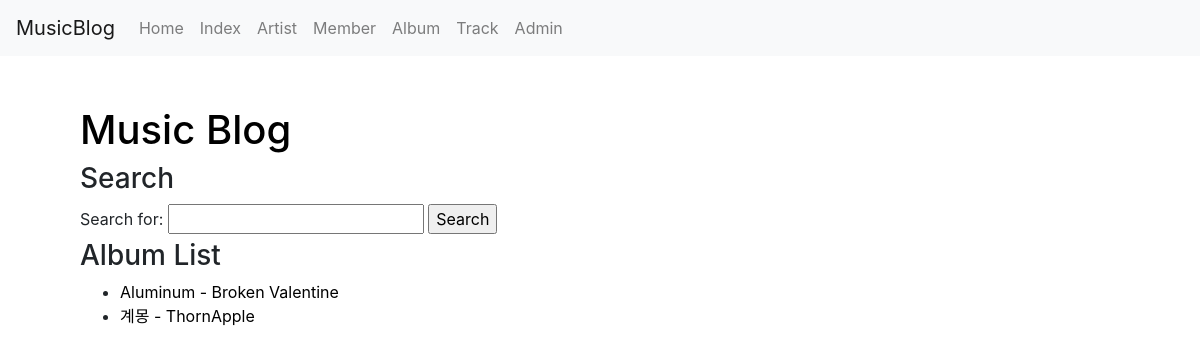
The page /musicblog/album/ on the database as committed earlier.
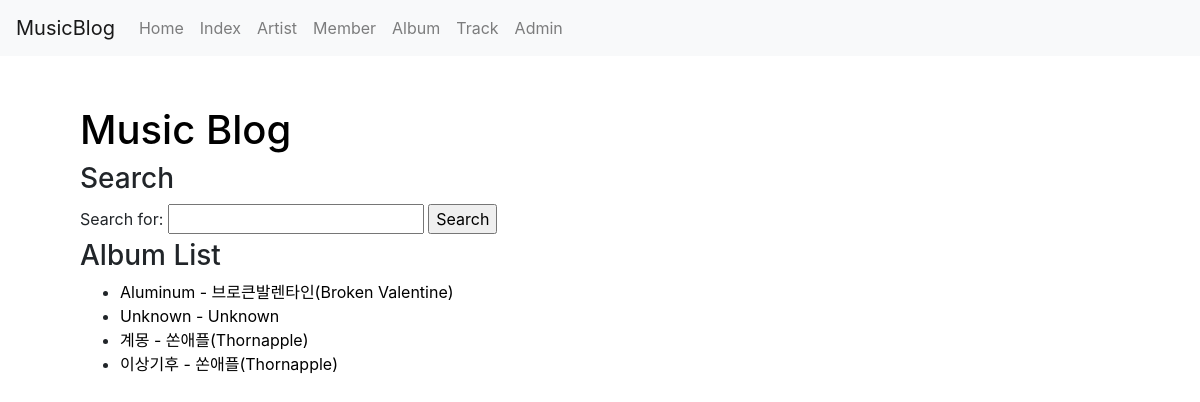
The same page on the database as committed later.
### musicb/models.py (models this page shows, shortened)
class Album(models.Model):
    title = models.CharField(verbose_name='title', null=False, blank=False, max_length=100)
    slug = models.SlugField("Slug", unique=True, allow_unicode=True, help_text='one word for title alias.')
    artist = models.ForeignKey('Artist', on_delete=models.CASCADE)
    on_sale = models.DateField()

class Artist(models.Model):
    name = models.CharField(verbose_name="Name", null=False, blank=False, unique=True, max_length=50)
    slug = models.SlugField("Slug", unique=True, allow_unicode=True, help_text='one word for title alias.') #처음에는 default값 정해주고, admin.py 수정 후에는 지우면 됨 (왜 그럴까 시발)
    company = models.CharField(verbose_name="Company", default="No company", max_length=50, null=True, blank=True)
    debut = models.PositiveIntegerField(default=2020, validators=[MinValueValidator(1900), MaxValueValidator(2021)], null=True, blank=True)
    artist_info = models.TextField(verbose_name='ArtistInfo', default="There is no information.", null=True, blank=True)

### musicb/views.py (the view)
# urls.py: path('album/', views.AlbumLV.as_view(), name='albumview'),
class AlbumLV(ListView):
    def get_queryset(self):
        return Album.objects.order_by('title')
    allow_empty = True

### musicb/templates/musicb/album_list.html (shortened to what this page needs)
{% extends 'musicb/base.html' %}
{% block content %}
    {% include 'musicb/musicblog_base.html' %}
    <h3>Album List</h3>
    {% if object_list %}
        <ul>
            {% for album in object_list %}
                <li><a class='no_linkdecoration' href="{% url 'musicblog:albumview_detail' album.slug %}">{{album.title}} - {{album.artist.name}}</a></li>
            {% endfor %}
        </ul>
    {% else %}
        There is no album.
    {% endif %}
{% endblock %}

### musicb/templates/musicb/base.html (shortened to what this page needs)
{% extends 'home.html' %}

### templates/home.html (shortened to what this page needs)
<!DOCTYPE html>
<html>
    <head>
        <link rel="stylesheet" href="https://stackpath.bootstrapcdn.com/bootstrap/4.5.0/css/bootstrap.min.css">
    </head>
    <body>
        <nav class="navbar navbar-expand-lg navbar-light bg-light">
            <a class="navbar-brand" href="/">MusicBlog</a>
            <div class="collapse navbar-collapse" id="navbarSupportedContent">
                <ul class="navbar-nav mr-auto">
                    <li class="nav-item">
                        <a class="nav-link" href="/">Home</a>
                    </li>
                    <li class="nav-item">
                        <a class="nav-link" href="{% url 'musicblog:index' %}">Index</a>
                    </li>
                    <li class="nav-item">
                        <a class="nav-link" href="{% url 'musicblog:artistview' %}">Artist</a>
                    </li>
                    <li class="nav-item">
                        <a class="nav-link" href="{% url 'musicblog:memberview' %}">Member</a>
                    </li>
                    <li class="nav-item">
                        <a class="nav-link" href="{% url 'musicblog:albumview' %}">Album</a>
                    </li>
                    <li class="nav-item">
                        <a class="nav-link" href="{% url 'musicblog:trackview' %}">Track</a>
                    </li>
                    <li class="nav-item">
                        <a class="nav-link" href="{% url 'admin:index' %}">Admin</a>
                    </li>
                </ul>
            </div>
        </nav>
        <div class="container" style="padding:50px;">
            {% block content %}{% endblock content %}
        </div>
    </body>
</html>

### musicb/templates/musicb/musicblog_base.html (shortened to what this page needs)
<h1><a id='home' class='no_linkdecoration' href="{% url 'musicblog:index' %}">Music Blog</a></h1>
<h3>Search</h3>
<form action="{% url 'musicblog:search' %}" method="POST">
    <label for="keyword">Search for:</label>
    <input type="text" id="keyword" name="kword">
    <input type="submit" value="Search">
</form>

Rows that differ between the two databases and show on the page:
changed through a linked row, Album "Aluminum": artist.name "Broken Valentine" → "브로큰발렌타인(Broken Valentine)"
added Album: title "Unknown", artist.name "Unknown"
changed through a linked row, Album "계몽": artist.name "ThornApple" → "쏜애플(Thornapple)"
added Album: title "이상기후", artist.name "쏜애플(Thornapple)"
